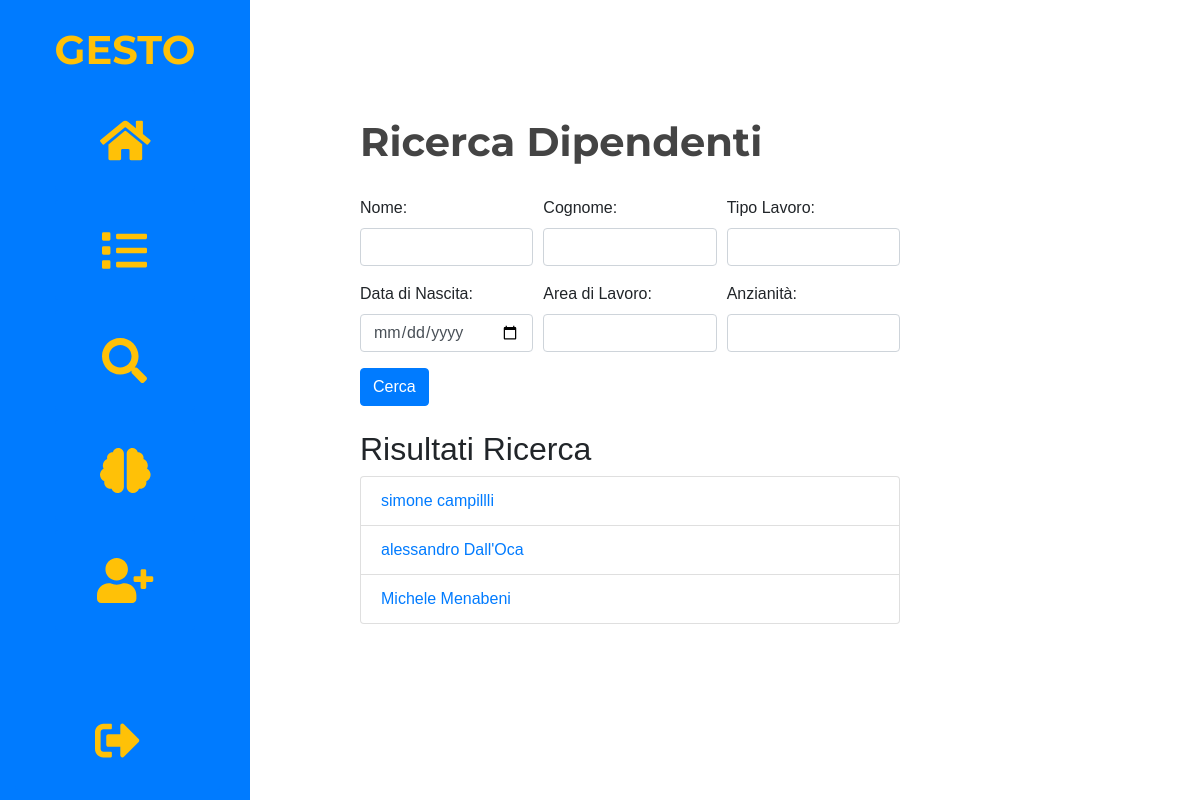
The app's page /ricerca_dipendenti/ with its own data.
### dallaraWebApp/models.py (models this page shows, shortened)
class Dipendente(models.Model):
    nome = models.CharField(max_length=100)
    cognome = models.CharField(max_length=100)
    data_nascita = models.DateField()
    anzianita = models.IntegerField()  # Anni di anzianità all'interno dell'azienda
    amministratore = models.BooleanField(default=False)
    formazioni = models.ManyToManyField('Formazione', blank=True)
    lavori = models.ManyToManyField('Storico', blank=True)
    accesso_area = models.BooleanField(default=False)
    tipo_lavoro = models.CharField(max_length=100)
    area_di_lavoro = models.CharField(max_length=100)
    altri_campi = models.TextField(blank=True)
    risorse_umane = models.BooleanField(default=False)
    username=models.ForeignKey(User,on_delete=models.CASCADE,default=None)
    immagine_profilo = models.ImageField(upload_to='immagini_profilo/', blank=True, null=True)

### dallaraWebApp/views.py (the view)
# urls.py: path('ricerca_dipendenti/', views.ricerca_dipendenti, name='ricerca_dipendenti'),
def ricerca_dipendenti(request):
    if request.method == 'GET':
        nome = request.GET.get('nome')
        cognome = request.GET.get('cognome')
        tipo_lavoro = request.GET.get('tipo_lavoro')
        query = Dipendente.objects.all()
        if nome:
            query = query.filter(nome__icontains=nome)
        if cognome:
            query = query.filter(cognome__icontains=cognome)
        if tipo_lavoro:
            query = query.filter(tipo_lavoro__icontains=tipo_lavoro)
        dipendenti = query
        context = {
            'dipendenti': dipendenti
        }
        return render(request, 'htmls/lista_dipendenti.html', context)

### dallaraWebApp/templates/htmls/lista_dipendenti.html (shortened to what this page needs)
{{% extends "htmls/layout.html" %}
{% load static %}
{% block body %}
    <div class="content" >
        <div class="mt-5 mb-4 custom-title">Ricerca Dipendenti</div>
        <form action="{% url 'ricerca_dipendenti' %}" method="get" class="mb-4">
            <div class="form-row">
                <div class="form-group col-md-4">
                    <label for="nome">Nome:</label>
                    <input type="text" id="nome" name="nome" class="form-control">
                </div>
                <div class="form-group col-md-4">
                    <label for="cognome">Cognome:</label>
                    <input type="text" id="cognome" name="cognome" class="form-control">
                </div>
                <div class="form-group col-md-4">
                    <label for="tipo_lavoro">Tipo Lavoro:</label>
                    <input type="text" id="tipo_lavoro" name="tipo_lavoro" class="form-control">
                </div>
            </div>
            <div class="form-row">
                <div class="form-group col-md-4">
                    <label for="data_nascita">Data di Nascita:</label>
                    <input type="date" id="data_nascita" name="data_nascita" class="form-control">
                </div>
                <div class="form-group col-md-4">
                    <label for="area_di_lavoro">Area di Lavoro:</label>
                    <input type="text" id="area_di_lavoro" name="area_di_lavoro" class="form-control">
                </div>
                <div class="form-group col-md-4">
                    <label for="anzianita">Anzianità:</label>
                    <input type="number" id="anzianita" name="anzianita" class="form-control">
                </div>
            </div>
            <button type="submit" class="btn btn-primary">Cerca</button>
        </form>
        {% if dipendenti %}
        <h2>Risultati Ricerca</h2>
        <ul class="list-group">
            {% for dipendente in dipendenti %}
            <li class="list-group-item"><a href="{% url 'visualizza_dipendente' dipendente.id %}">{{ dipendente.nome }} {{ dipendente.cognome }}</a></li>
            {% endfor %}
        </ul>
        {% else %}
        <p>Nessun risultato trovato.</p>
        {% endif %}
    </div>
{% endblock %}

### dallaraWebApp/templates/htmls/layout.html (style rules this page uses)
body { background-color: #ffffff; font-family: Helvetica, sans-serif; }

### dallaraWebApp/templates/htmls/lista_dipendenti.html (style rules this page uses)
.content { margin-left: auto; margin-right: auto; width: 600px; padding: 20px 30px; background-color: white; position: relative; border-radius: 6px; }
.custom-title { font-family: 'Montserrat', sans-serif; color: #444444; font-size: 40px; font-weight: bold; margin-bottom: 10px; }

### records on screen
Dipendente: nome "simone", cognome "campillli"
Dipendente: nome "alessandro", cognome "Dall'Oca"
Dipendente: nome "Michele", cognome "Menabeni"
